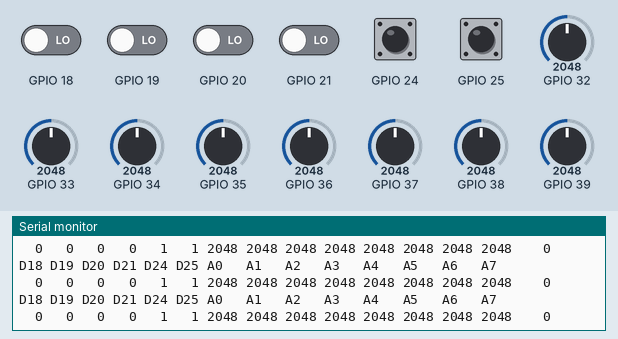
Simulated run of this sketch. Board: ESP32. On the bench: the last lines printed to the serial monitor. The inputs (shaded band) are chosen by the test bench; at power-on: GPIO 24, GPIO 25 HIGH, GPIO 18–21 LOW, GPIO 32 = 2048, GPIO 33 = 2048, GPIO 34 = 2048, GPIO 35 = 2048, GPIO 36 = 2048, GPIO 37 = 2048, GPIO 38 = 2048, GPIO 39 = 2048.

Above: at 1.2 s.
1.3 s: GPIO 32 set to 1058
At 1.6 s:
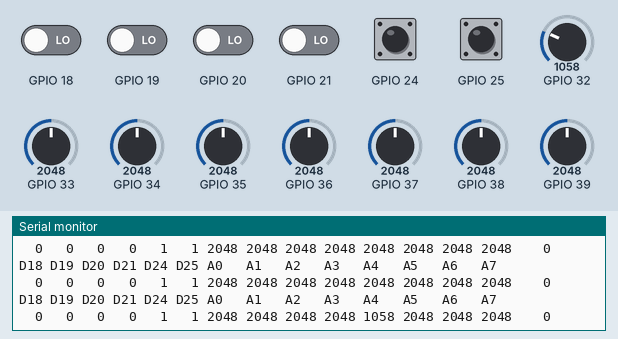
2.8 s: GPIO 32 set to 941
At 3.04 s:
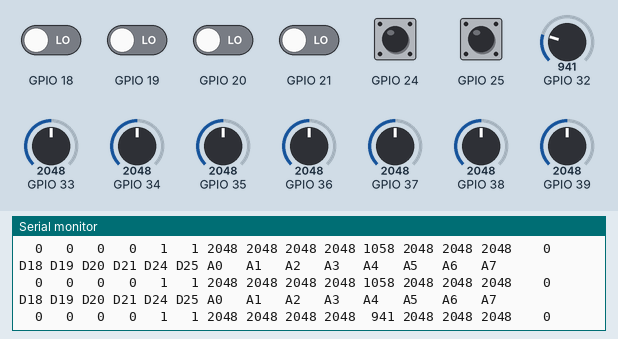
4.5 s: GPIO 33 set to 1061
At 4.69 s:
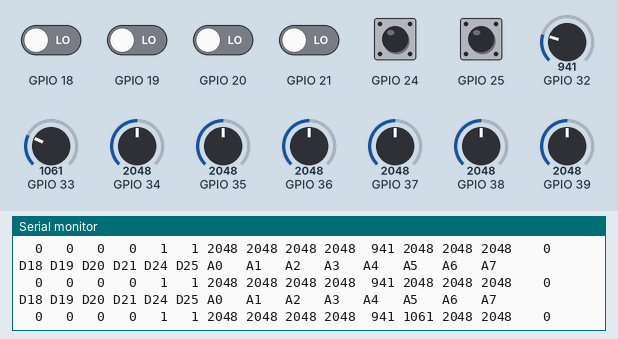
6.0 s: GPIO 33 set to 972
At 6.34 s:
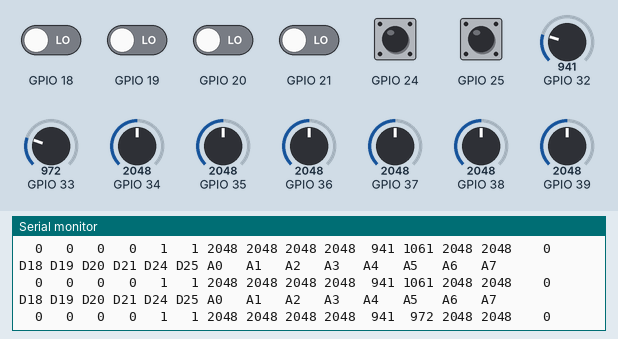
7.8 s: GPIO 34 set to 1055
At 7.99 s:
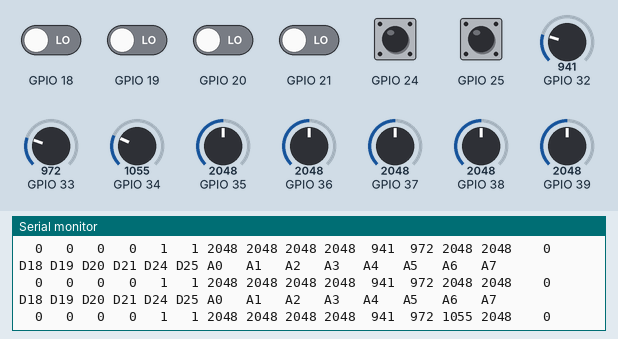
9.3 s: GPIO 34 set to 933
At 9.64 s:
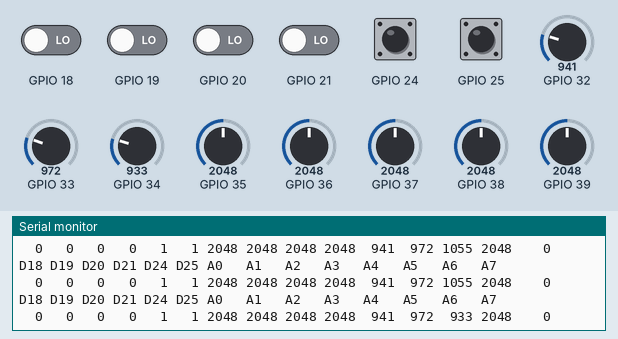

Measured:
- the behaviour switches between 1000 and 999 on GPIO 32 (found by bisection; images 1 and 2)
- the behaviour switches between 1000 and 999 on GPIO 33 (found by bisection; images 3 and 4)
- the behaviour switches between 1000 and 999 on GPIO 34 (found by bisection; images 5 and 6)
- after the input at 1.3 s, the serial monitor: prints a new line after 0.14 s (image 1)
- after the input at 2.8 s, the serial monitor: prints a new line after 0.09 s (image 2)
- after the input at 4.5 s, the serial monitor: prints a new line at once (image 3)
- after the input at 6.0 s, the serial monitor: prints a new line after 0.19 s (image 4)
- after the input at 7.8 s, the serial monitor: prints a new line at once (image 5)
- after the input at 9.3 s, the serial monitor: prints a new line after 0.18 s (image 6)

The sketch:

Digital_and_Analog_Read_test.ino
```cpp
/*******************************************************************************
Программа для проверки работоспособности кнопок, цифровых и аналоговых портов:
D18-D21, D24 (кнопка 1), D25 (кнопка 2), A0-A7, A8 (заряд аккумулятора).

Версия платы Livetronic: Mini (Robolight)

Дата редакции: 25-05-2017

Разработчик: Артур Голубцов
*******************************************************************************/

void setup() {
  pinMode(18, INPUT);
  pinMode(19, INPUT);
  pinMode(20, INPUT);
  pinMode(21, INPUT);
  pinMode(24, INPUT_PULLUP);
  pinMode(25, INPUT_PULLUP);
  pinMode(A0, INPUT);
  pinMode(A1, INPUT);
  pinMode(A2, INPUT);
  pinMode(A3, INPUT);
  pinMode(A4, INPUT);
  pinMode(A5, INPUT);
  pinMode(A6, INPUT);
  pinMode(A7, INPUT);
  Serial.begin(115200);
}

void loop() {

  Serial.println("D18 D19 D20 D21 D24 D25 A0   A1   A2   A3   A4   A5   A6   A7   ");
  Serial.printf("%3d %3d %3d %3d %3d %3d %4d %4d %4d %4d %4d %4d %4d %4d %4d\n", digitalRead(18), digitalRead(19), digitalRead(20), digitalRead(21), digitalRead(24), digitalRead(25), analogRead(A0), analogRead(A1), analogRead(A2), analogRead(A3), analogRead(A4), analogRead(A5), analogRead(A6), analogRead(A7));
  delay(200);

}
```
